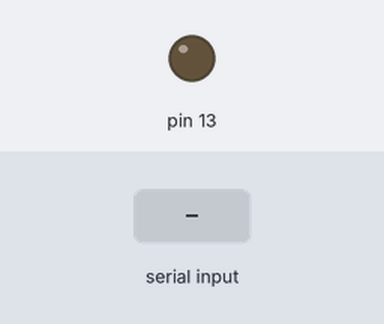
Simulated run of this sketch. Board: Arduino Uno, built with avr-gcc and run on an emulated ATmega328P. Shown: output pins drawn as LEDs (lit = HIGH). The inputs (shaded band) are chosen by the test bench.

Above: at 1.2 s.
1.3 s: "on" received over Serial
At 3.2 s:
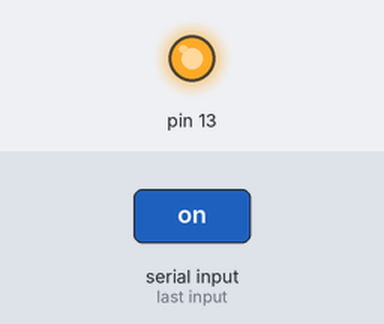
3.8 s: "off" received over Serial
At 5.1 s:
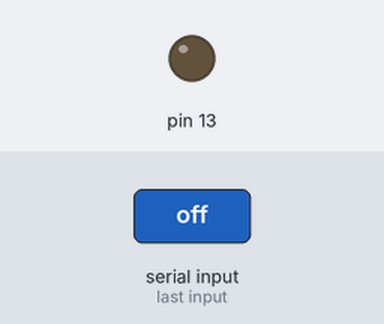
Timing chart, 0 to 6.8 s (numbered marks = the images above; inputs shaded):
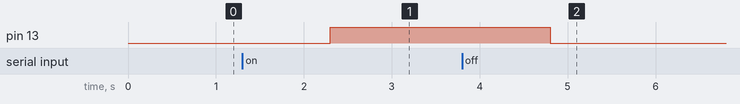

Measured:
- after the input at 1.3 s, pin 13: LOW → HIGH after 1.0 s
- after the input at 3.8 s, pin 13: HIGH → LOW after 1.0 s

The sketch:

SerialInput.ino
```cpp
// run on board power on
void setup() {
  // pin 13 is output
  pinMode(13, OUTPUT);
  Serial.begin(9600);
  while (!Serial){}
}

void loop() {
  // read data
  String val = Serial.readString();
  // check if says on or off
  if (val == "on"){
    digitalWrite(13, HIGH);
  }
  else if (val == "off"){
    digitalWrite(13, LOW);
  }
}
```
